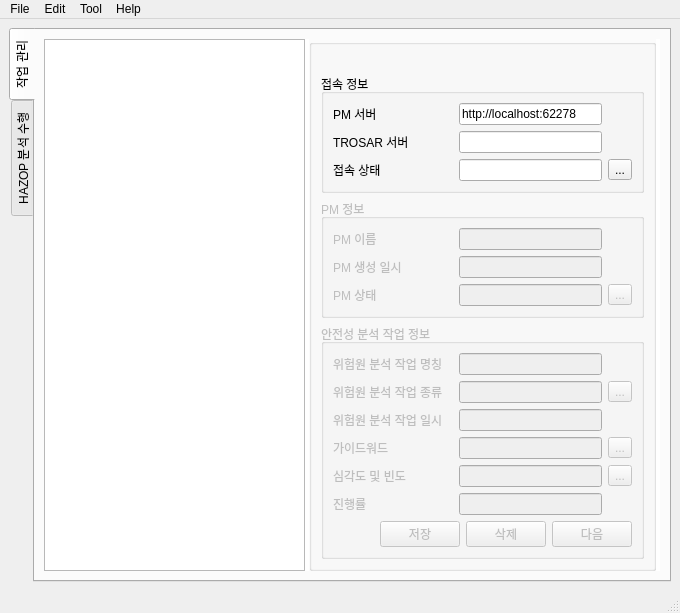
<?xml version="1.0" encoding="UTF-8"?>
<ui version="4.0">
 <class>MainWindow</class>
 <widget class="QMainWindow" name="MainWindow">
  <property name="geometry">
   <rect>
    <x>0</x>
    <y>0</y>
    <width>680</width>
    <height>574</height>
   </rect>
  </property>
  <property name="sizePolicy">
   <sizepolicy hsizetype="Fixed" vsizetype="Expanding">
    <horstretch>0</horstretch>
    <verstretch>0</verstretch>
   </sizepolicy>
  </property>
  <property name="windowTitle">
   <string>안전성 분석 도구</string>
  </property>
  <widget class="QWidget" name="centralwidget">
   <property name="font">
    <font>
     <family>Arial</family>
    </font>
   </property>
   <layout class="QHBoxLayout" name="horizontalLayout_6">
    <item>
     <layout class="QGridLayout" name="gridLayout_2">
      <item row="0" column="1">
       <widget class="QTabWidget" name="tabWidget">
        <property name="enabled">
         <bool>true</bool>
        </property>
        <property name="sizePolicy">
         <sizepolicy hsizetype="Expanding" vsizetype="Expanding">
          <horstretch>0</horstretch>
          <verstretch>0</verstretch>
         </sizepolicy>
        </property>
        <property name="tabPosition">
         <enum>QTabWidget::West</enum>
        </property>
        <property name="currentIndex">
         <number>0</number>
        </property>
        <widget class="QWidget" name="start_tab">
         <attribute name="title">
          <string>작업 관리</string>
         </attribute>
         <layout class="QVBoxLayout" name="verticalLayout_8">
          <item>
           <widget class="QSplitter" name="start_tab_splitter">
            <property name="styleSheet">
             <string notr="true">QSplitter::handle {
    background:white;
}</string>
            </property>
            <property name="orientation">
             <enum>Qt::Horizontal</enum>
            </property>
            <widget class="QWidget" name="verticalLayoutWidget">
             <layout class="QVBoxLayout" name="verticalLayout_3">
              <item>
               <widget class="QTreeView" name="start_tab_pm_tree_view">
                <property name="sizePolicy">
                 <sizepolicy hsizetype="MinimumExpanding" vsizetype="MinimumExpanding">
                  <horstretch>0</horstretch>
                  <verstretch>0</verstretch>
                 </sizepolicy>
                </property>
                <property name="editTriggers">
                 <set>QAbstractItemView::NoEditTriggers</set>
                </property>
               </widget>
              </item>
             </layout>
            </widget>
            <widget class="QGroupBox" name="groupBox_3">
             <property name="sizePolicy">
              <sizepolicy hsizetype="Expanding" vsizetype="Expanding">
               <horstretch>0</horstretch>
               <verstretch>0</verstretch>
              </sizepolicy>
             </property>
             <property name="maximumSize">
              <size>
               <width>600</width>
               <height>16777215</height>
              </size>
             </property>
             <property name="title">
              <string/>
             </property>
             <layout class="QVBoxLayout" name="verticalLayout">
              <item>
               <layout class="QVBoxLayout" name="verticalLayout_7">
                <item>
                 <widget class="QLabel" name="info_textbox">
                  <property name="sizePolicy">
                   <sizepolicy hsizetype="Expanding" vsizetype="Minimum">
                    <horstretch>0</horstretch>
                    <verstretch>0</verstretch>
                   </sizepolicy>
                  </property>
                  <property name="minimumSize">
                   <size>
                    <width>0</width>
                    <height>0</height>
                   </size>
                  </property>
                  <property name="maximumSize">
                   <size>
                    <width>400</width>
                    <height>16777215</height>
                   </size>
                  </property>
                  <property name="text">
                   <string/>
                  </property>
                  <property name="alignment">
                   <set>Qt::AlignLeading|Qt::AlignLeft|Qt::AlignTop</set>
                  </property>
                  <property name="wordWrap">
                   <bool>true</bool>
                  </property>
                 </widget>
                </item>
                <item>
                 <widget class="QGroupBox" name="groupBox">
                  <property name="maximumSize">
                   <size>
                    <width>16777215</width>
                    <height>16777215</height>
                   </size>
                  </property>
                  <property name="title">
                   <string>접속 정보</string>
                  </property>
                  <layout class="QVBoxLayout" name="verticalLayout_4">
                   <item>
                    <layout class="QGridLayout" name="gridLayout_9">
                     <item row="1" column="0">
                      <widget class="QLabel" name="label_30">
                       <property name="text">
                        <string>TROSAR 서버</string>
                       </property>
                      </widget>
                     </item>
                     <item row="2" column="2">
                      <widget class="QLineEdit" name="lineEdit_connection_status">
                       <property name="enabled">
                        <bool>true</bool>
                       </property>
                       <property name="readOnly">
                        <bool>true</bool>
                       </property>
                      </widget>
                     </item>
                     <item row="2" column="0">
                      <widget class="QLabel" name="label_35">
                       <property name="text">
                        <string>접속 상태</string>
                       </property>
                      </widget>
                     </item>
                     <item row="0" column="0">
                      <widget class="QLabel" name="label_36">
                       <property name="minimumSize">
                        <size>
                         <width>120</width>
                         <height>0</height>
                        </size>
                       </property>
                       <property name="text">
                        <string>PM 서버</string>
                       </property>
                      </widget>
                     </item>
                     <item row="0" column="2">
                      <widget class="QLineEdit" name="lineEdit_localhost">
                       <property name="enabled">
                        <bool>true</bool>
                       </property>
                       <property name="text">
                        <string>http://localhost:62278</string>
                       </property>
                      </widget>
                     </item>
                     <item row="1" column="2">
                      <widget class="QLineEdit" name="lineEdit_trosar_server">
                       <property name="enabled">
                        <bool>true</bool>
                       </property>
                       <property name="text">
                        <string/>
                       </property>
                      </widget>
                     </item>
                     <item row="2" column="3">
                      <widget class="QToolButton" name="toolButton_refresh_connection">
                       <property name="text">
                        <string>...</string>
                       </property>
                       <property name="icon">
                        <iconset>
                         <normaloff>icon/refresh_1.png</normaloff>icon/refresh_1.png</iconset>
                       </property>
                      </widget>
                     </item>
                    </layout>
                   </item>
                  </layout>
                 </widget>
                </item>
                <item>
                 <widget class="QGroupBox" name="groupBox_pm_info">
                  <property name="enabled">
                   <bool>false</bool>
                  </property>
                  <property name="maximumSize">
                   <size>
                    <width>16777215</width>
                    <height>16777215</height>
                   </size>
                  </property>
                  <property name="title">
                   <string>PM 정보</string>
                  </property>
                  <layout class="QVBoxLayout" name="verticalLayout_5">
                   <item>
                    <layout class="QGridLayout" name="gridLayout_10">
                     <item row="0" column="2">
                      <widget class="QLineEdit" name="lineEdit_pm_name">
                       <property name="readOnly">
                        <bool>true</bool>
                       </property>
                      </widget>
                     </item>
                     <item row="2" column="0">
                      <widget class="QLabel" name="label_43">
                       <property name="text">
                        <string>PM 상태</string>
                       </property>
                      </widget>
                     </item>
                     <item row="1" column="0">
                      <widget class="QLabel" name="label_38">
                       <property name="text">
                        <string>PM 생성 일시</string>
                       </property>
                      </widget>
                     </item>
                     <item row="1" column="2">
                      <widget class="QLineEdit" name="lineEdit_pm_date">
                       <property name="readOnly">
                        <bool>true</bool>
                       </property>
                      </widget>
                     </item>
                     <item row="0" column="0">
                      <widget class="QLabel" name="label_44">
                       <property name="minimumSize">
                        <size>
                         <width>120</width>
                         <height>0</height>
                        </size>
                       </property>
                       <property name="text">
                        <string>PM 이름</string>
                       </property>
                      </widget>
                     </item>
                     <item row="2" column="3">
                      <widget class="QToolButton" name="toolButton_pm_req">
                       <property name="enabled">
                        <bool>false</bool>
                       </property>
                       <property name="text">
                        <string>...</string>
                       </property>
                      </widget>
                     </item>
                     <item row="2" column="2">
                      <widget class="QLineEdit" name="lineEdit_pm_status">
                       <property name="readOnly">
                        <bool>true</bool>
                       </property>
                      </widget>
                     </item>
                    </layout>
                   </item>
                  </layout>
                 </widget>
                </item>
                <item>
                 <widget class="QGroupBox" name="groupBox_hazard_work_info">
                  <property name="enabled">
                   <bool>false</bool>
                  </property>
                  <property name="maximumSize">
                   <size>
                    <width>16777215</width>
                    <height>16777215</height>
                   </size>
                  </property>
                  <property name="title">
                   <string>안전성 분석 작업 정보</string>
                  </property>
                  <layout class="QVBoxLayout" name="verticalLayout_6">
                   <item>
                    <layout class="QGridLayout" name="gridLayout_11">
                     <item row="5" column="0">
                      <widget class="QLabel" name="label_47">
                       <property name="text">
                        <string>가이드워드</string>
                       </property>
                      </widget>
                     </item>
                     <item row="6" column="2">
                      <widget class="QLineEdit" name="lineEdit_sf">
                       <property name="readOnly">
                        <bool>true</bool>
                       </property>
                      </widget>
                     </item>
                     <item row="4" column="0">
                      <widget class="QLabel" name="label_50">
                       <property name="text">
                        <string>위험원 분석 작업 일시</string>
                       </property>
                      </widget>
                     </item>
                     <item row="2" column="0">
                      <widget class="QLabel" name="label_46">
                       <property name="minimumSize">
                        <size>
                         <width>120</width>
                         <height>0</height>
                        </size>
                       </property>
                       <property name="text">
                        <string>위험원 분석 작업 명칭</string>
                       </property>
                      </widget>
                     </item>
                     <item row="7" column="0">
                      <widget class="QLabel" name="label_51">
                       <property name="text">
                        <string>진행률</string>
                       </property>
                      </widget>
                     </item>
                     <item row="6" column="0">
                      <widget class="QLabel" name="label_48">
                       <property name="text">
                        <string>심각도 및 빈도</string>
                       </property>
                      </widget>
                     </item>
                     <item row="7" column="2">
                      <widget class="QLineEdit" name="lineEdit_progress">
                       <property name="readOnly">
                        <bool>true</bool>
                       </property>
                      </widget>
                     </item>
                     <item row="3" column="2">
                      <widget class="QLineEdit" name="lineEdit_work_type">
                       <property name="readOnly">
                        <bool>true</bool>
                       </property>
                      </widget>
                     </item>
                     <item row="3" column="0">
                      <widget class="QLabel" name="label_49">
                       <property name="text">
                        <string>위험원 분석 작업 종류</string>
                       </property>
                      </widget>
                     </item>
                     <item row="6" column="3">
                      <widget class="QToolButton" name="toolButton_18">
                       <property name="enabled">
                        <bool>false</bool>
                       </property>
                       <property name="text">
                        <string>...</string>
                       </property>
                      </widget>
                     </item>
                     <item row="5" column="2">
                      <widget class="QLineEdit" name="lineEdit_guideword">
                       <property name="readOnly">
                        <bool>true</bool>
                       </property>
                      </widget>
                     </item>
                     <item row="2" column="2">
                      <widget class="QLineEdit" name="lineEdit_work_name">
                       <property name="readOnly">
                        <bool>true</bool>
                       </property>
                      </widget>
                     </item>
                     <item row="4" column="2">
                      <widget class="QLineEdit" name="lineEdit_work_date">
                       <property name="readOnly">
                        <bool>true</bool>
                       </property>
                      </widget>
                     </item>
                     <item row="5" column="3">
                      <widget class="QToolButton" name="toolButton_10">
                       <property name="enabled">
                        <bool>false</bool>
                       </property>
                       <property name="text">
                        <string>...</string>
                       </property>
                      </widget>
                     </item>
                     <item row="3" column="3">
                      <widget class="QToolButton" name="toolButton_12">
                       <property name="enabled">
                        <bool>false</bool>
                       </property>
                       <property name="text">
                        <string>...</string>
                       </property>
                      </widget>
                     </item>
                    </layout>
                   </item>
                   <item>
                    <layout class="QHBoxLayout" name="horizontalLayout_5">
                     <property name="sizeConstraint">
                      <enum>QLayout::SetMinAndMaxSize</enum>
                     </property>
                     <item>
                      <spacer name="horizontalSpacer">
                       <property name="orientation">
                        <enum>Qt::Horizontal</enum>
                       </property>
                       <property name="sizeHint" stdset="0">
                        <size>
                         <width>40</width>
                         <height>20</height>
                        </size>
                       </property>
                      </spacer>
                     </item>
                     <item>
                      <widget class="QPushButton" name="pushButton_save">
                       <property name="sizePolicy">
                        <sizepolicy hsizetype="Fixed" vsizetype="Fixed">
                         <horstretch>0</horstretch>
                         <verstretch>0</verstretch>
                        </sizepolicy>
                       </property>
                       <property name="text">
                        <string>저장</string>
                       </property>
                      </widget>
                     </item>
                     <item>
                      <widget class="QPushButton" name="pushButton_delete">
                       <property name="sizePolicy">
                        <sizepolicy hsizetype="Fixed" vsizetype="Fixed">
                         <horstretch>0</horstretch>
                         <verstretch>0</verstretch>
                        </sizepolicy>
                       </property>
                       <property name="text">
                        <string>삭제</string>
                       </property>
                      </widget>
                     </item>
                     <item>
                      <widget class="QPushButton" name="pushButton_next">
                       <property name="sizePolicy">
                        <sizepolicy hsizetype="Fixed" vsizetype="Fixed">
                         <horstretch>0</horstretch>
                         <verstretch>0</verstretch>
                        </sizepolicy>
                       </property>
                       <property name="text">
                        <string>다음</string>
                       </property>
                      </widget>
                     </item>
                    </layout>
                   </item>
                  </layout>
                 </widget>
                </item>
                <item>
                 <spacer name="verticalSpacer_4">
                  <property name="orientation">
                   <enum>Qt::Vertical</enum>
                  </property>
                  <property name="sizeHint" stdset="0">
                   <size>
                    <width>20</width>
                    <height>202</height>
                   </size>
                  </property>
                 </spacer>
                </item>
               </layout>
              </item>
             </layout>
            </widget>
            <widget class="QWidget" name="verticalLayoutWidget_2">
             <layout class="QVBoxLayout" name="verticalLayout_9">
              <item>
               <spacer name="horizontalSpacer_2">
                <property name="orientation">
                 <enum>Qt::Horizontal</enum>
                </property>
                <property name="sizeHint" stdset="0">
                 <size>
                  <width>0</width>
                  <height>0</height>
                 </size>
                </property>
               </spacer>
              </item>
             </layout>
            </widget>
           </widget>
          </item>
         </layout>
        </widget>
        <widget class="QWidget" name="main_tab_work">
         <attribute name="title">
          <string>HAZOP 분석 수행</string>
         </attribute>
         <layout class="QVBoxLayout" name="verticalLayout_2">
          <item>
           <layout class="QHBoxLayout" name="horizontalLayout_3">
            <item>
             <widget class="QToolButton" name="toolButton_hazop_save">
              <property name="text">
               <string>...</string>
              </property>
              <property name="icon">
               <iconset>
                <normaloff>icon/icons8-구하다-30.png</normaloff>icon/icons8-구하다-30.png</iconset>
              </property>
             </widget>
            </item>
            <item>
             <widget class="QToolButton" name="toolButton_hazop_insert_row">
              <property name="text">
               <string>...</string>
              </property>
              <property name="icon">
               <iconset>
                <normaloff>icon/row_insert.png</normaloff>icon/row_insert.png</iconset>
              </property>
             </widget>
            </item>
            <item>
             <widget class="QToolButton" name="toolButton_hazop_delete_row">
              <property name="text">
               <string>...</string>
              </property>
              <property name="icon">
               <iconset>
                <normaloff>icon/delete_row.png</normaloff>icon/delete_row.png</iconset>
              </property>
             </widget>
            </item>
            <item>
             <widget class="QToolButton" name="toolButton_hazop_export">
              <property name="text">
               <string>...</string>
              </property>
              <property name="icon">
               <iconset>
                <normaloff>icon/icons8-수출-24.png</normaloff>icon/icons8-수출-24.png</iconset>
              </property>
             </widget>
            </item>
            <item>
             <widget class="QToolButton" name="toolButton_hazop_undo">
              <property name="text">
               <string>...</string>
              </property>
              <property name="icon">
               <iconset>
                <normaloff>icon/icons8-끄르다-24.png</normaloff>icon/icons8-끄르다-24.png</iconset>
              </property>
             </widget>
            </item>
            <item>
             <widget class="QToolButton" name="toolButton_hazop_redo">
              <property name="text">
               <string>...</string>
              </property>
              <property name="icon">
               <iconset>
                <normaloff>icon/icons8-다시-하다-24.png</normaloff>icon/icons8-다시-하다-24.png</iconset>
              </property>
             </widget>
            </item>
            <item>
             <spacer name="horizontalSpacer_3">
              <property name="orientation">
               <enum>Qt::Horizontal</enum>
              </property>
              <property name="sizeHint" stdset="0">
               <size>
                <width>40</width>
                <height>20</height>
               </size>
              </property>
             </spacer>
            </item>
           </layout>
          </item>
          <item>
           <widget class="QSplitter" name="splitter">
            <property name="sizePolicy">
             <sizepolicy hsizetype="Expanding" vsizetype="Expanding">
              <horstretch>0</horstretch>
              <verstretch>0</verstretch>
             </sizepolicy>
            </property>
            <property name="orientation">
             <enum>Qt::Horizontal</enum>
            </property>
            <widget class="QTableWidget" name="hazop_table_view">
             <attribute name="horizontalHeaderCascadingSectionResizes">
              <bool>true</bool>
             </attribute>
             <attribute name="horizontalHeaderStretchLastSection">
              <bool>true</bool>
             </attribute>
             <attribute name="verticalHeaderCascadingSectionResizes">
              <bool>true</bool>
             </attribute>
            </widget>
           </widget>
          </item>
         </layout>
        </widget>
       </widget>
      </item>
     </layout>
    </item>
   </layout>
  </widget>
  <widget class="QStatusBar" name="statusbar"/>
  <widget class="QMenuBar" name="menubar">
   <property name="geometry">
    <rect>
     <x>0</x>
     <y>0</y>
     <width>680</width>
     <height>21</height>
    </rect>
   </property>
   <widget class="QMenu" name="menuFile">
    <property name="title">
     <string>File</string>
    </property>
   </widget>
   <widget class="QMenu" name="menuEdit">
    <property name="title">
     <string>Edit</string>
    </property>
   </widget>
   <widget class="QMenu" name="menuTool">
    <property name="title">
     <string>Tool</string>
    </property>
    <addaction name="actionSetting"/>
   </widget>
   <widget class="QMenu" name="menuHelp">
    <property name="title">
     <string>Help</string>
    </property>
   </widget>
   <addaction name="menuFile"/>
   <addaction name="menuEdit"/>
   <addaction name="menuTool"/>
   <addaction name="menuHelp"/>
  </widget>
  <action name="action">
   <property name="text">
    <string>Server Configuration</string>
   </property>
  </action>
  <action name="actionreconnect">
   <property name="text">
    <string>reconnect</string>
   </property>
  </action>
  <action name="actionServer_Configuration">
   <property name="text">
    <string>Server Configuration</string>
   </property>
  </action>
  <action name="actionSetting">
   <property name="text">
    <string>Option</string>
   </property>
  </action>
 </widget>
 <resources/>
 <connections/>
</ui>
